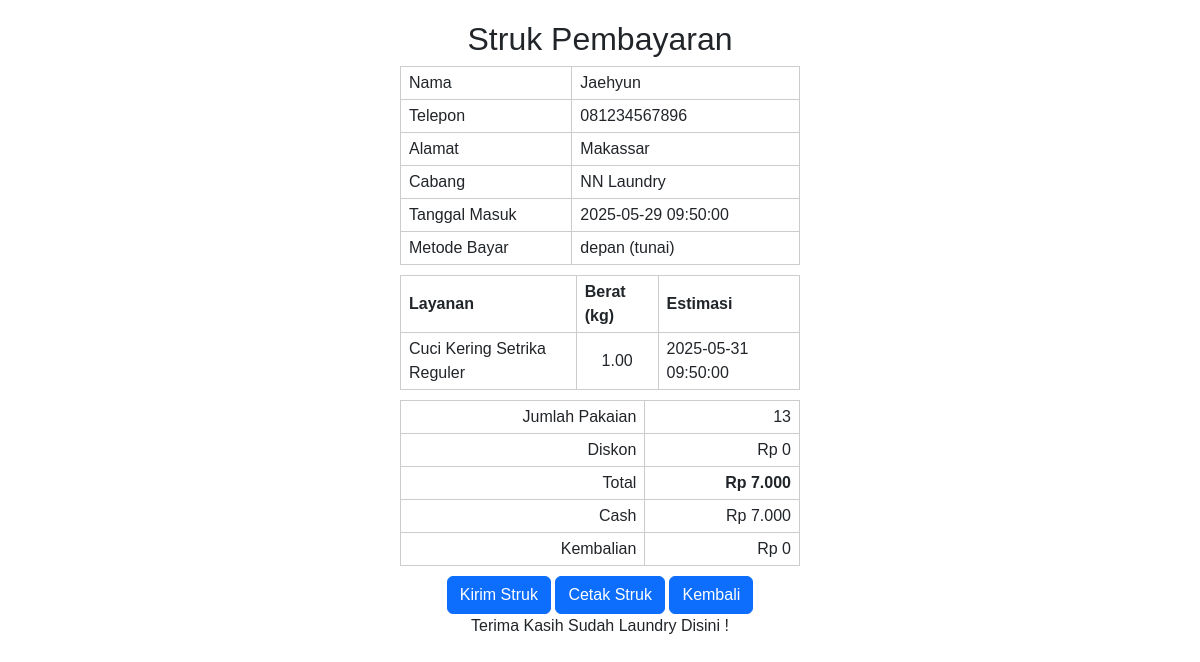
The page /kasir/struk.php?id=1 on the database its author committed.
### tables this page shows
CREATE TABLE `penjualan` (
  `id_penjualan` int(11) NOT NULL,
  `id_pelanggan` int(11) DEFAULT NULL,
  `id_user` int(11) DEFAULT NULL,
  `cabang` varchar(100) DEFAULT NULL,
  `tanggal_masuk` datetime DEFAULT NULL,
  `jumlah_pakaian` int(11) DEFAULT NULL,
  `pembayaran` enum('depan','nanti') DEFAULT 'depan',
  `sub_pembayaran` enum('tunai','gopay','EDC','BCA EC','deposit') DEFAULT 'tunai',
  `diskon` int(11) DEFAULT 0,
  `cash` int(11) DEFAULT 0,
  `total` int(11) NOT NULL,
  `created_at` timestamp NOT NULL DEFAULT current_timestamp()
);

CREATE TABLE `pelanggan` (
  `id_pelanggan` int(11) NOT NULL,
  `nama` varchar(100) DEFAULT NULL,
  `nomor_telepon` varchar(20) DEFAULT NULL,
  `email` varchar(100) DEFAULT NULL,
  `alamat` text DEFAULT NULL,
  `catatan` text DEFAULT NULL
);

CREATE TABLE `penjualan_detail` (
  `id_detail` int(11) NOT NULL,
  `id_penjualan` int(11) NOT NULL,
  `layanan` varchar(100) DEFAULT NULL,
  `berat` float DEFAULT 0,
  `estimasi_pengambilan` datetime DEFAULT NULL,
  `status` enum('proses','selesai') DEFAULT 'proses'
);

### kasir/struk.php (the view, shortened to what this page needs)
<?php
require_once '../helper/connection.php';
$id = intval($_GET['id'] ?? 0);
$q = mysqli_query($connection, "SELECT penjualan.*, pelanggan.nama, pelanggan.nomor_telepon, pelanggan.alamat
    FROM penjualan
    LEFT JOIN pelanggan ON penjualan.id_pelanggan = pelanggan.id_pelanggan
    WHERE penjualan.id_penjualan = '$id'");
$data = mysqli_fetch_assoc($q);
$details = [];
$q2 = mysqli_query($connection, "SELECT * FROM penjualan_detail WHERE id_penjualan = '$id'");
while ($row = mysqli_fetch_assoc($q2)) $details[] = $row;
?>
<!doctype html>
<html lang="en">
  <head>
    <link href="https://cdn.jsdelivr.net/npm/bootstrap@5.3.6/dist/css/bootstrap.min.css" rel="stylesheet">
  </head>
  <body>
    <h2>Struk Pembayaran</h2>
    <table>
        <tr><td>Nama</td><td><?= htmlspecialchars($data['nama']) ?></td></tr>
        <tr><td>Telepon</td><td><?= htmlspecialchars($data['nomor_telepon']) ?></td></tr>
        <tr><td>Alamat</td><td><?= htmlspecialchars($data['alamat']) ?></td></tr>
        <tr><td>Cabang</td><td><?= htmlspecialchars($data['cabang']) ?></td></tr>
        <tr><td>Tanggal Masuk</td><td><?= htmlspecialchars($data['tanggal_masuk']) ?></td></tr>
        <tr><td>Metode Bayar</td><td><?= htmlspecialchars($data['pembayaran']) ?> (<?= htmlspecialchars($data['sub_pembayaran']) ?>)</td></tr>
    </table>
    <table>
        <tr>
            <th>Layanan</th>
            <th>Berat (kg)</th>
            <th>Estimasi</th>
        </tr>
        <?php foreach ($details as $d): ?>
        <tr>
            <td><?= htmlspecialchars($d['layanan']) ?></td>
            <td class="center"><?= number_format($d['berat'], 2) ?></td>
            <td><?= htmlspecialchars($d['estimasi_pengambilan']) ?></td>
        </tr>
        <?php endforeach; ?>
    </table>
    <table>
        <tr><td class="right">Jumlah Pakaian</td><td class="right"><?= $data['jumlah_pakaian'] ?></td></tr>
        <tr><td class="right">Diskon</td><td class="right">Rp <?= number_format($data['diskon'], 0, ',', '.') ?></td></tr>
        <tr><td class="right">Total</td><td class="right"><b>Rp <?= number_format($data['total'], 0, ',', '.') ?></b></td></tr>
        <tr><td class="right">Cash</td><td class="right">Rp <?= number_format($data['cash'], 0, ',', '.') ?></td></tr>
        <tr><td class="right">Kembalian</td><td class="right">Rp <?= number_format($data['cash'] - $data['total'], 0, ',', '.') ?></td></tr>
    </table>
    <center>
        <a href="kirim_struk.php?id=<?= $id ?>" class="btn btn-primary">Kirim Struk</a>
        <button type="button" class="btn btn-primary" onclick="window.print()">Cetak Struk</button>
        <button class="btn btn-primary" onclick="history.back()">Kembali</button>
        <p>Terima Kasih Sudah Laundry Disini !</p>
    </center>
  </body>
</html>

### kasir/struk.php (style rules this page uses)
body { font-family: Arial, sans-serif; max-width: 400px; margin: 20px auto; }
h2 { text-align: center; }
table { width: 100%; border-collapse: collapse; margin-bottom: 10px; }
td, th { border: 1px solid #ccc; padding: 4px 8px; }
.right { text-align: right; }
.center { text-align: center; }

### rows shown on the page
penjualan: id_pelanggan.nama "Jaehyun", id_pelanggan.nomor_telepon "081234567896", id_pelanggan.alamat "Makassar", cabang "NN Laundry", tanggal_masuk "2025-05-29 09:50:00", pembayaran "depan", sub_pembayaran "tunai", jumlah_pakaian "13", diskon "0", total "7.000", cash "7.000", $data['cash'] - $data['total'] "0"
penjualan_detail: layanan "Cuci Kering Setrika Reguler", berat "1.00", estimasi_pengambilan "2025-05-31 09:50:00"
